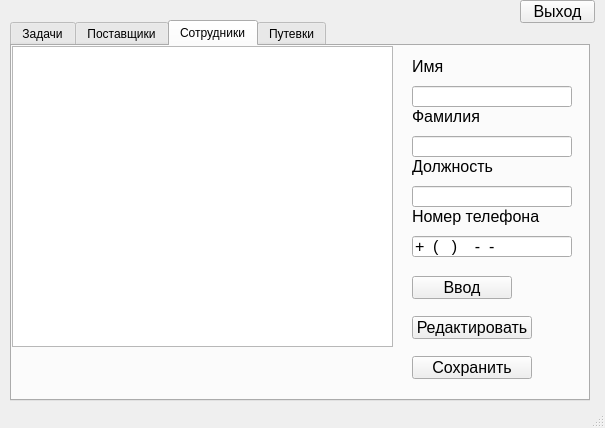
<?xml version="1.0" encoding="UTF-8"?>
<ui version="4.0">
 <class>MainWindow</class>
 <widget class="QMainWindow" name="MainWindow">
  <property name="geometry">
   <rect>
    <x>0</x>
    <y>0</y>
    <width>605</width>
    <height>428</height>
   </rect>
  </property>
  <property name="windowTitle">
   <string>MainWindow</string>
  </property>
  <widget class="QWidget" name="centralwidget">
   <widget class="QPushButton" name="pushButton_13">
    <property name="geometry">
     <rect>
      <x>520</x>
      <y>0</y>
      <width>75</width>
      <height>23</height>
     </rect>
    </property>
    <property name="font">
     <font>
      <pointsize>12</pointsize>
     </font>
    </property>
    <property name="text">
     <string>Выход</string>
    </property>
   </widget>
   <widget class="QTabWidget" name="tabWidget">
    <property name="geometry">
     <rect>
      <x>10</x>
      <y>20</y>
      <width>580</width>
      <height>381</height>
     </rect>
    </property>
    <property name="currentIndex">
     <number>2</number>
    </property>
    <widget class="QWidget" name="tab">
     <attribute name="title">
      <string>Задачи</string>
     </attribute>
     <widget class="QTableWidget" name="tableWidget">
      <property name="geometry">
       <rect>
        <x>0</x>
        <y>0</y>
        <width>381</width>
        <height>301</height>
       </rect>
      </property>
     </widget>
     <widget class="QLineEdit" name="lineEdit">
      <property name="geometry">
       <rect>
        <x>390</x>
        <y>30</y>
        <width>141</width>
        <height>21</height>
       </rect>
      </property>
      <property name="font">
       <font>
        <pointsize>12</pointsize>
       </font>
      </property>
     </widget>
     <widget class="QLineEdit" name="lineEdit_2">
      <property name="geometry">
       <rect>
        <x>390</x>
        <y>80</y>
        <width>141</width>
        <height>21</height>
       </rect>
      </property>
      <property name="font">
       <font>
        <pointsize>12</pointsize>
       </font>
      </property>
     </widget>
     <widget class="QLineEdit" name="lineEdit_3">
      <property name="geometry">
       <rect>
        <x>390</x>
        <y>130</y>
        <width>141</width>
        <height>21</height>
       </rect>
      </property>
      <property name="font">
       <font>
        <pointsize>12</pointsize>
       </font>
      </property>
     </widget>
     <widget class="QLabel" name="label">
      <property name="geometry">
       <rect>
        <x>390</x>
        <y>0</y>
        <width>110</width>
        <height>20</height>
       </rect>
      </property>
      <property name="font">
       <font>
        <pointsize>12</pointsize>
       </font>
      </property>
      <property name="text">
       <string>Путевка</string>
      </property>
     </widget>
     <widget class="QLabel" name="label_2">
      <property name="geometry">
       <rect>
        <x>390</x>
        <y>50</y>
        <width>140</width>
        <height>20</height>
       </rect>
      </property>
      <property name="font">
       <font>
        <pointsize>12</pointsize>
       </font>
      </property>
      <property name="text">
       <string>Описание задачи</string>
      </property>
     </widget>
     <widget class="QLabel" name="label_3">
      <property name="geometry">
       <rect>
        <x>390</x>
        <y>100</y>
        <width>140</width>
        <height>20</height>
       </rect>
      </property>
      <property name="font">
       <font>
        <pointsize>12</pointsize>
       </font>
      </property>
      <property name="text">
       <string>Статус задачи</string>
      </property>
     </widget>
     <widget class="QLabel" name="label_4">
      <property name="geometry">
       <rect>
        <x>390</x>
        <y>150</y>
        <width>140</width>
        <height>20</height>
       </rect>
      </property>
      <property name="font">
       <font>
        <pointsize>12</pointsize>
       </font>
      </property>
      <property name="text">
       <string>Дата начала</string>
      </property>
     </widget>
     <widget class="QLabel" name="label_5">
      <property name="geometry">
       <rect>
        <x>390</x>
        <y>210</y>
        <width>140</width>
        <height>20</height>
       </rect>
      </property>
      <property name="font">
       <font>
        <pointsize>12</pointsize>
       </font>
      </property>
      <property name="text">
       <string>Дата окончания</string>
      </property>
     </widget>
     <widget class="QDateEdit" name="dateEdit">
      <property name="geometry">
       <rect>
        <x>390</x>
        <y>180</y>
        <width>140</width>
        <height>22</height>
       </rect>
      </property>
      <property name="font">
       <font>
        <pointsize>12</pointsize>
       </font>
      </property>
     </widget>
     <widget class="QDateEdit" name="dateEdit_2">
      <property name="geometry">
       <rect>
        <x>390</x>
        <y>240</y>
        <width>140</width>
        <height>22</height>
       </rect>
      </property>
      <property name="font">
       <font>
        <pointsize>12</pointsize>
       </font>
      </property>
     </widget>
     <widget class="QComboBox" name="comboBox">
      <property name="geometry">
       <rect>
        <x>390</x>
        <y>290</y>
        <width>140</width>
        <height>21</height>
       </rect>
      </property>
      <property name="font">
       <font>
        <pointsize>12</pointsize>
       </font>
      </property>
     </widget>
     <widget class="QLabel" name="label_6">
      <property name="geometry">
       <rect>
        <x>390</x>
        <y>260</y>
        <width>110</width>
        <height>20</height>
       </rect>
      </property>
      <property name="font">
       <font>
        <pointsize>12</pointsize>
       </font>
      </property>
      <property name="text">
       <string>Сотрудники</string>
      </property>
     </widget>
     <widget class="QPushButton" name="pushButton_10">
      <property name="geometry">
       <rect>
        <x>10</x>
        <y>320</y>
        <width>120</width>
        <height>23</height>
       </rect>
      </property>
      <property name="font">
       <font>
        <pointsize>12</pointsize>
       </font>
      </property>
      <property name="text">
       <string>Сохранить</string>
      </property>
     </widget>
     <widget class="QPushButton" name="pushButton_11">
      <property name="geometry">
       <rect>
        <x>150</x>
        <y>320</y>
        <width>120</width>
        <height>23</height>
       </rect>
      </property>
      <property name="font">
       <font>
        <pointsize>12</pointsize>
       </font>
      </property>
      <property name="text">
       <string>Редактировать</string>
      </property>
     </widget>
     <widget class="QPushButton" name="pushButton_12">
      <property name="geometry">
       <rect>
        <x>290</x>
        <y>320</y>
        <width>100</width>
        <height>23</height>
       </rect>
      </property>
      <property name="font">
       <font>
        <pointsize>12</pointsize>
       </font>
      </property>
      <property name="text">
       <string>Ввод</string>
      </property>
     </widget>
    </widget>
    <widget class="QWidget" name="tab_3">
     <attribute name="title">
      <string>Поставщики</string>
     </attribute>
     <widget class="QTableWidget" name="tableWidget_2">
      <property name="geometry">
       <rect>
        <x>0</x>
        <y>0</y>
        <width>381</width>
        <height>301</height>
       </rect>
      </property>
     </widget>
     <widget class="QLabel" name="label_13">
      <property name="geometry">
       <rect>
        <x>400</x>
        <y>110</y>
        <width>140</width>
        <height>20</height>
       </rect>
      </property>
      <property name="font">
       <font>
        <pointsize>12</pointsize>
       </font>
      </property>
      <property name="text">
       <string>Отчество</string>
      </property>
     </widget>
     <widget class="QLineEdit" name="lineEdit_7">
      <property name="geometry">
       <rect>
        <x>400</x>
        <y>90</y>
        <width>160</width>
        <height>21</height>
       </rect>
      </property>
      <property name="font">
       <font>
        <pointsize>12</pointsize>
       </font>
      </property>
     </widget>
     <widget class="QLineEdit" name="lineEdit_8">
      <property name="geometry">
       <rect>
        <x>400</x>
        <y>40</y>
        <width>160</width>
        <height>21</height>
       </rect>
      </property>
      <property name="font">
       <font>
        <pointsize>12</pointsize>
       </font>
      </property>
     </widget>
     <widget class="QLineEdit" name="lineEdit_9">
      <property name="geometry">
       <rect>
        <x>400</x>
        <y>140</y>
        <width>160</width>
        <height>21</height>
       </rect>
      </property>
      <property name="font">
       <font>
        <pointsize>12</pointsize>
       </font>
      </property>
     </widget>
     <widget class="QLabel" name="label_14">
      <property name="geometry">
       <rect>
        <x>400</x>
        <y>10</y>
        <width>110</width>
        <height>20</height>
       </rect>
      </property>
      <property name="font">
       <font>
        <pointsize>12</pointsize>
       </font>
      </property>
      <property name="text">
       <string>Фамилия</string>
      </property>
     </widget>
     <widget class="QLabel" name="label_15">
      <property name="geometry">
       <rect>
        <x>400</x>
        <y>60</y>
        <width>140</width>
        <height>20</height>
       </rect>
      </property>
      <property name="font">
       <font>
        <pointsize>12</pointsize>
       </font>
      </property>
      <property name="text">
       <string>Имя</string>
      </property>
     </widget>
     <widget class="QLabel" name="label_16">
      <property name="geometry">
       <rect>
        <x>400</x>
        <y>160</y>
        <width>140</width>
        <height>20</height>
       </rect>
      </property>
      <property name="font">
       <font>
        <pointsize>12</pointsize>
       </font>
      </property>
      <property name="text">
       <string>Номер телефона</string>
      </property>
     </widget>
     <widget class="QLineEdit" name="lineEdit_10">
      <property name="geometry">
       <rect>
        <x>400</x>
        <y>190</y>
        <width>160</width>
        <height>21</height>
       </rect>
      </property>
      <property name="font">
       <font>
        <pointsize>12</pointsize>
       </font>
      </property>
      <property name="inputMask">
       <string>+9 (999) 999-99-99</string>
      </property>
     </widget>
     <widget class="QPushButton" name="pushButton_7">
      <property name="geometry">
       <rect>
        <x>400</x>
        <y>270</y>
        <width>120</width>
        <height>23</height>
       </rect>
      </property>
      <property name="font">
       <font>
        <pointsize>12</pointsize>
       </font>
      </property>
      <property name="text">
       <string>Редактировать</string>
      </property>
     </widget>
     <widget class="QPushButton" name="pushButton_8">
      <property name="geometry">
       <rect>
        <x>400</x>
        <y>310</y>
        <width>120</width>
        <height>23</height>
       </rect>
      </property>
      <property name="font">
       <font>
        <pointsize>12</pointsize>
       </font>
      </property>
      <property name="text">
       <string>Сохранить</string>
      </property>
     </widget>
     <widget class="QPushButton" name="pushButton_9">
      <property name="geometry">
       <rect>
        <x>400</x>
        <y>230</y>
        <width>100</width>
        <height>23</height>
       </rect>
      </property>
      <property name="font">
       <font>
        <pointsize>12</pointsize>
       </font>
      </property>
      <property name="text">
       <string>Ввод</string>
      </property>
     </widget>
    </widget>
    <widget class="QWidget" name="tab_4">
     <attribute name="title">
      <string>Сотрудники</string>
     </attribute>
     <widget class="QTableWidget" name="tableWidget_3">
      <property name="geometry">
       <rect>
        <x>0</x>
        <y>0</y>
        <width>381</width>
        <height>301</height>
       </rect>
      </property>
     </widget>
     <widget class="QLineEdit" name="lineEdit_11">
      <property name="geometry">
       <rect>
        <x>400</x>
        <y>40</y>
        <width>160</width>
        <height>21</height>
       </rect>
      </property>
      <property name="font">
       <font>
        <pointsize>12</pointsize>
       </font>
      </property>
     </widget>
     <widget class="QLabel" name="label_17">
      <property name="geometry">
       <rect>
        <x>400</x>
        <y>110</y>
        <width>140</width>
        <height>20</height>
       </rect>
      </property>
      <property name="font">
       <font>
        <pointsize>12</pointsize>
       </font>
      </property>
      <property name="text">
       <string>Должность</string>
      </property>
     </widget>
     <widget class="QLineEdit" name="lineEdit_12">
      <property name="geometry">
       <rect>
        <x>400</x>
        <y>90</y>
        <width>160</width>
        <height>21</height>
       </rect>
      </property>
      <property name="font">
       <font>
        <pointsize>12</pointsize>
       </font>
      </property>
     </widget>
     <widget class="QLabel" name="label_18">
      <property name="geometry">
       <rect>
        <x>400</x>
        <y>10</y>
        <width>110</width>
        <height>20</height>
       </rect>
      </property>
      <property name="font">
       <font>
        <pointsize>12</pointsize>
       </font>
      </property>
      <property name="text">
       <string>Имя</string>
      </property>
     </widget>
     <widget class="QLabel" name="label_19">
      <property name="geometry">
       <rect>
        <x>400</x>
        <y>60</y>
        <width>140</width>
        <height>20</height>
       </rect>
      </property>
      <property name="font">
       <font>
        <pointsize>12</pointsize>
       </font>
      </property>
      <property name="text">
       <string>Фамилия</string>
      </property>
     </widget>
     <widget class="QLineEdit" name="lineEdit_13">
      <property name="geometry">
       <rect>
        <x>400</x>
        <y>140</y>
        <width>160</width>
        <height>21</height>
       </rect>
      </property>
      <property name="font">
       <font>
        <pointsize>12</pointsize>
       </font>
      </property>
     </widget>
     <widget class="QLabel" name="label_20">
      <property name="geometry">
       <rect>
        <x>400</x>
        <y>160</y>
        <width>140</width>
        <height>20</height>
       </rect>
      </property>
      <property name="font">
       <font>
        <pointsize>12</pointsize>
       </font>
      </property>
      <property name="text">
       <string>Номер телефона</string>
      </property>
     </widget>
     <widget class="QLineEdit" name="lineEdit_14">
      <property name="geometry">
       <rect>
        <x>400</x>
        <y>190</y>
        <width>160</width>
        <height>21</height>
       </rect>
      </property>
      <property name="font">
       <font>
        <pointsize>12</pointsize>
       </font>
      </property>
      <property name="inputMask">
       <string>+9 (999) 999-99-99</string>
      </property>
     </widget>
     <widget class="QPushButton" name="pushButton">
      <property name="geometry">
       <rect>
        <x>400</x>
        <y>230</y>
        <width>100</width>
        <height>23</height>
       </rect>
      </property>
      <property name="font">
       <font>
        <pointsize>12</pointsize>
       </font>
      </property>
      <property name="text">
       <string>Ввод</string>
      </property>
     </widget>
     <widget class="QPushButton" name="pushButton_2">
      <property name="geometry">
       <rect>
        <x>400</x>
        <y>270</y>
        <width>120</width>
        <height>23</height>
       </rect>
      </property>
      <property name="font">
       <font>
        <pointsize>12</pointsize>
       </font>
      </property>
      <property name="text">
       <string>Редактировать</string>
      </property>
     </widget>
     <widget class="QPushButton" name="pushButton_3">
      <property name="geometry">
       <rect>
        <x>400</x>
        <y>310</y>
        <width>120</width>
        <height>23</height>
       </rect>
      </property>
      <property name="font">
       <font>
        <pointsize>12</pointsize>
       </font>
      </property>
      <property name="text">
       <string>Сохранить</string>
      </property>
     </widget>
    </widget>
    <widget class="QWidget" name="tab_2">
     <attribute name="title">
      <string>Путевки</string>
     </attribute>
     <widget class="QTableWidget" name="tableWidget_4">
      <property name="geometry">
       <rect>
        <x>0</x>
        <y>0</y>
        <width>381</width>
        <height>301</height>
       </rect>
      </property>
     </widget>
     <widget class="QLabel" name="label_7">
      <property name="geometry">
       <rect>
        <x>400</x>
        <y>100</y>
        <width>140</width>
        <height>20</height>
       </rect>
      </property>
      <property name="font">
       <font>
        <pointsize>12</pointsize>
       </font>
      </property>
      <property name="text">
       <string>Статус путевки</string>
      </property>
     </widget>
     <widget class="QLineEdit" name="lineEdit_4">
      <property name="geometry">
       <rect>
        <x>400</x>
        <y>80</y>
        <width>141</width>
        <height>21</height>
       </rect>
      </property>
      <property name="font">
       <font>
        <pointsize>12</pointsize>
       </font>
      </property>
     </widget>
     <widget class="QLabel" name="label_8">
      <property name="geometry">
       <rect>
        <x>400</x>
        <y>200</y>
        <width>140</width>
        <height>20</height>
       </rect>
      </property>
      <property name="font">
       <font>
        <pointsize>12</pointsize>
       </font>
      </property>
      <property name="text">
       <string>Дата окончания</string>
      </property>
     </widget>
     <widget class="QLineEdit" name="lineEdit_5">
      <property name="geometry">
       <rect>
        <x>400</x>
        <y>30</y>
        <width>141</width>
        <height>21</height>
       </rect>
      </property>
      <property name="font">
       <font>
        <pointsize>12</pointsize>
       </font>
      </property>
     </widget>
     <widget class="QLineEdit" name="lineEdit_6">
      <property name="geometry">
       <rect>
        <x>400</x>
        <y>130</y>
        <width>141</width>
        <height>21</height>
       </rect>
      </property>
      <property name="font">
       <font>
        <pointsize>12</pointsize>
       </font>
      </property>
     </widget>
     <widget class="QLabel" name="label_9">
      <property name="geometry">
       <rect>
        <x>400</x>
        <y>0</y>
        <width>140</width>
        <height>20</height>
       </rect>
      </property>
      <property name="font">
       <font>
        <pointsize>12</pointsize>
       </font>
      </property>
      <property name="text">
       <string>Название путевки</string>
      </property>
     </widget>
     <widget class="QLabel" name="label_10">
      <property name="geometry">
       <rect>
        <x>400</x>
        <y>50</y>
        <width>140</width>
        <height>20</height>
       </rect>
      </property>
      <property name="font">
       <font>
        <pointsize>12</pointsize>
       </font>
      </property>
      <property name="text">
       <string>Описание</string>
      </property>
     </widget>
     <widget class="QLabel" name="label_11">
      <property name="geometry">
       <rect>
        <x>400</x>
        <y>150</y>
        <width>140</width>
        <height>20</height>
       </rect>
      </property>
      <property name="font">
       <font>
        <pointsize>12</pointsize>
       </font>
      </property>
      <property name="text">
       <string>Дата начала</string>
      </property>
     </widget>
     <widget class="QDateEdit" name="dateEdit_3">
      <property name="geometry">
       <rect>
        <x>400</x>
        <y>180</y>
        <width>140</width>
        <height>22</height>
       </rect>
      </property>
      <property name="font">
       <font>
        <pointsize>12</pointsize>
       </font>
      </property>
     </widget>
     <widget class="QDateEdit" name="dateEdit_4">
      <property name="geometry">
       <rect>
        <x>400</x>
        <y>230</y>
        <width>140</width>
        <height>22</height>
       </rect>
      </property>
      <property name="font">
       <font>
        <pointsize>12</pointsize>
       </font>
      </property>
     </widget>
     <widget class="QLabel" name="label_12">
      <property name="geometry">
       <rect>
        <x>400</x>
        <y>250</y>
        <width>110</width>
        <height>20</height>
       </rect>
      </property>
      <property name="font">
       <font>
        <pointsize>12</pointsize>
       </font>
      </property>
      <property name="text">
       <string>Сотрудники</string>
      </property>
     </widget>
     <widget class="QComboBox" name="comboBox_2">
      <property name="geometry">
       <rect>
        <x>400</x>
        <y>280</y>
        <width>140</width>
        <height>21</height>
       </rect>
      </property>
      <property name="font">
       <font>
        <pointsize>12</pointsize>
       </font>
      </property>
     </widget>
     <widget class="QPushButton" name="pushButton_4">
      <property name="geometry">
       <rect>
        <x>150</x>
        <y>320</y>
        <width>120</width>
        <height>23</height>
       </rect>
      </property>
      <property name="font">
       <font>
        <pointsize>12</pointsize>
       </font>
      </property>
      <property name="text">
       <string>Редактировать</string>
      </property>
     </widget>
     <widget class="QPushButton" name="pushButton_5">
      <property name="geometry">
       <rect>
        <x>10</x>
        <y>320</y>
        <width>120</width>
        <height>23</height>
       </rect>
      </property>
      <property name="font">
       <font>
        <pointsize>12</pointsize>
       </font>
      </property>
      <property name="text">
       <string>Сохранить</string>
      </property>
     </widget>
     <widget class="QPushButton" name="pushButton_6">
      <property name="geometry">
       <rect>
        <x>290</x>
        <y>320</y>
        <width>100</width>
        <height>23</height>
       </rect>
      </property>
      <property name="font">
       <font>
        <pointsize>12</pointsize>
       </font>
      </property>
      <property name="text">
       <string>Ввод</string>
      </property>
     </widget>
    </widget>
   </widget>
  </widget>
  <widget class="QStatusBar" name="statusbar"/>
 </widget>
 <resources/>
 <connections/>
</ui>
